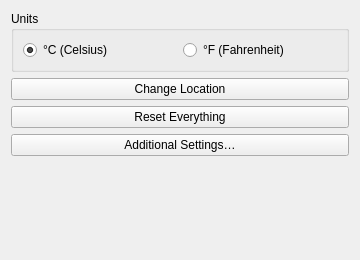
<?xml version="1.0" encoding="UTF-8"?>
<ui version="4.0">
 <class>settings_main</class>
 <widget class="QWidget" name="settings_main">
  <property name="geometry">
   <rect>
    <x>0</x>
    <y>0</y>
    <width>360</width>
    <height>260</height>
   </rect>
  </property>
  <property name="windowTitle">
   <string>Settings</string>
  </property>
  <layout class="QVBoxLayout" name="verticalLayout">
   <item>
    <widget class="QGroupBox" name="groupBox_units">
     <property name="title">
      <string>Units</string>
     </property>
     <layout class="QHBoxLayout" name="horizontalLayout_units">
      <item>
       <widget class="QRadioButton" name="radioCelsius">
        <property name="text">
         <string>°C (Celsius)</string>
        </property>
        <property name="checked">
         <bool>true</bool>
        </property>
       </widget>
      </item>
      <item>
       <widget class="QRadioButton" name="radioFahrenheit">
        <property name="text">
         <string>°F (Fahrenheit)</string>
        </property>
       </widget>
      </item>
     </layout>
    </widget>
   </item>
   <item>
    <widget class="QPushButton" name="buttonChangeLocation">
     <property name="text">
      <string>Change Location</string>
     </property>
    </widget>
   </item>
   <item>
    <widget class="QPushButton" name="buttonRestart">
     <property name="toolTip">
      <string>Restarts the app to apply major changes</string>
     </property>
     <property name="text">
      <string>Reset Everything</string>
     </property>
    </widget>
   </item>
   <item>
    <widget class="QPushButton" name="buttonAdvancedSettings">
     <property name="text">
      <string>Additional Settings…</string>
     </property>
    </widget>
   </item>
   <item>
    <spacer name="verticalSpacer">
     <property name="orientation">
      <enum>Qt::Orientation::Vertical</enum>
     </property>
     <property name="sizeHint" stdset="0">
      <size>
       <width>20</width>
       <height>40</height>
      </size>
     </property>
    </spacer>
   </item>
  </layout>
 </widget>
 <resources/>
 <connections/>
</ui>
